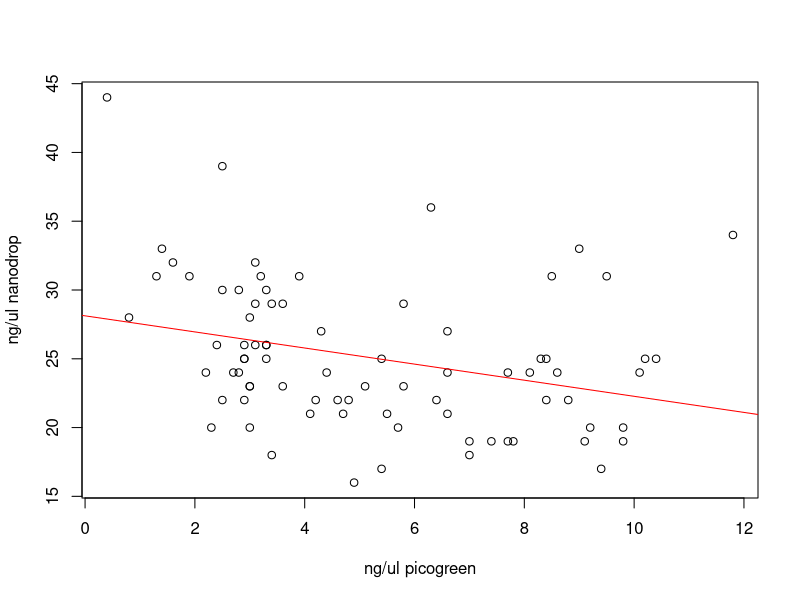
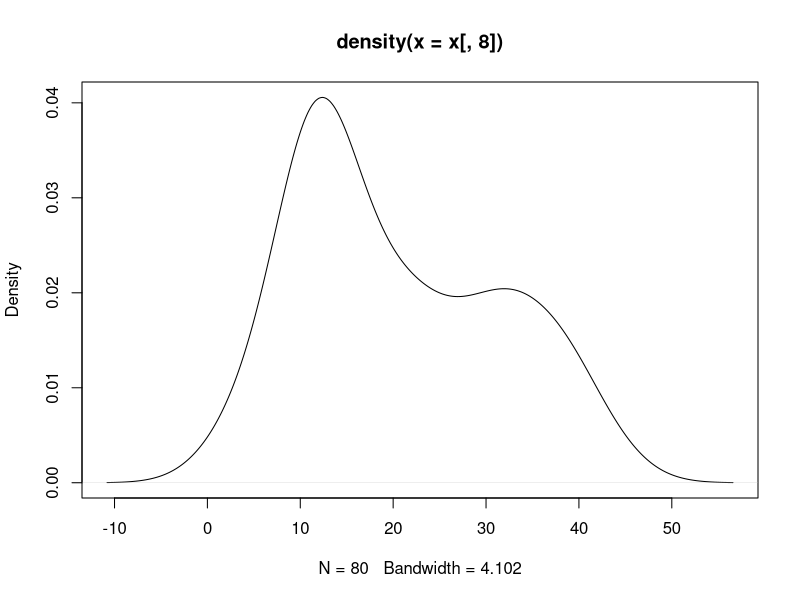
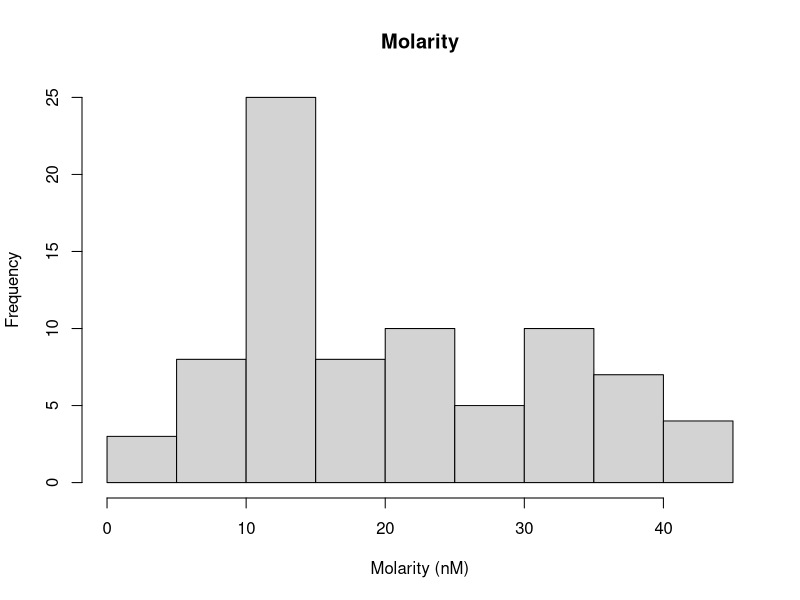

Source code (R) for these figures, in order:
#nanodrop_vs_picogreen.R
setwd("/Users/grovesdixon/git_Repositories/reciprocal_transplant_methylation/bisulfite_validation/bisulfite_labwork_files")
x = read.csv('final_pico_green_results.csv')
x


plot(x$ng.ul_nanodrop~x$ng.ul, xlab = 'ng/ul picogreen', ylab = 'ng/ul nanodrop')
lm1=lm(x$ng.ul_nanodrop~x$ng.ul)
summary(lm1)
abline(lm1, col='red')


#DON'T TRUST NANO DROP!




plot(density(x[,8]))
hist(x[,8], xlab='Molarity (nM)', main='Molarity')
mol = x[,8]
summary(mol)
sd(mol)